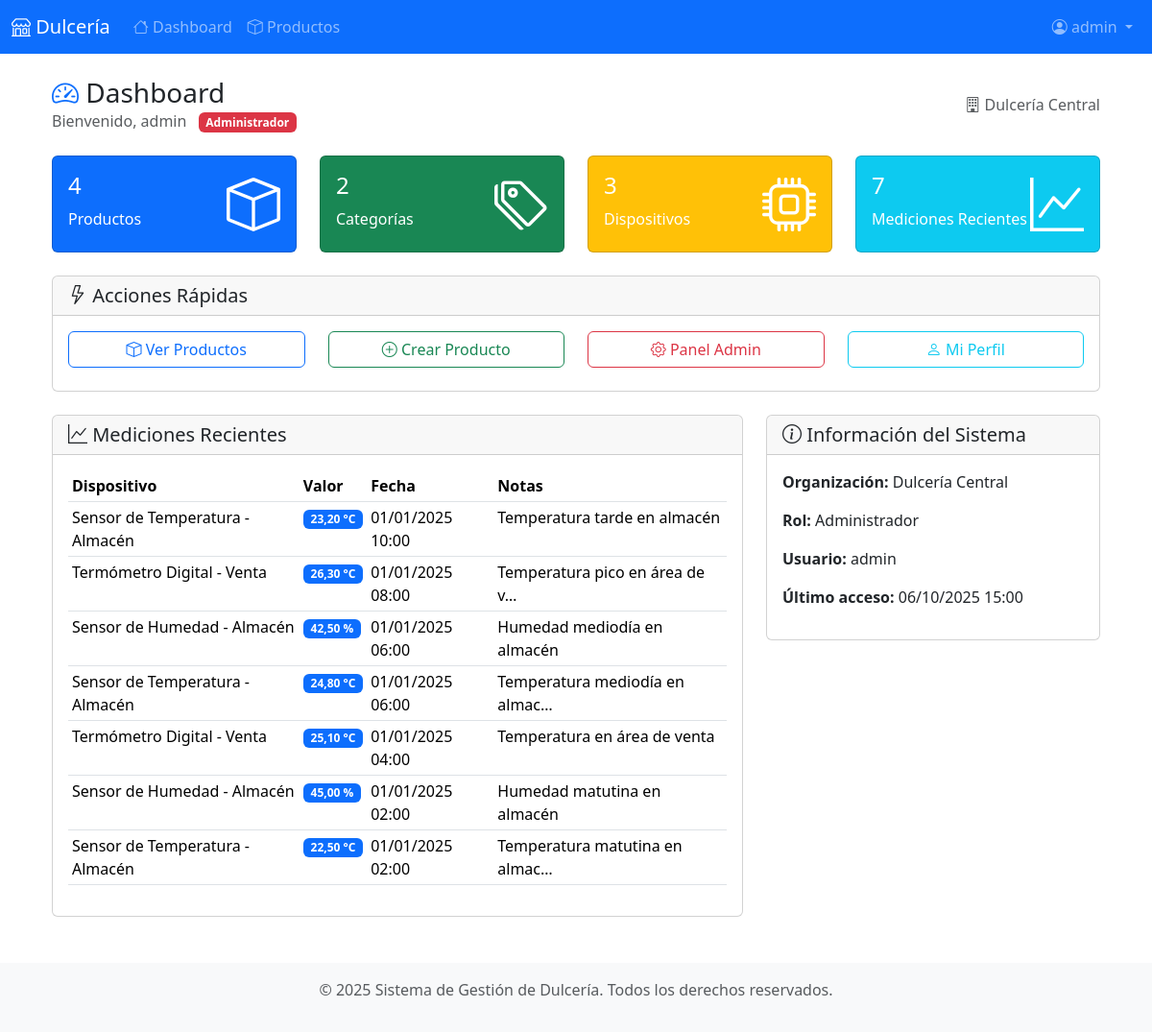
The page /dashboard/ (signed in) on the database its author committed.
### accounts/models.py (models this page shows, shortened)
class UserProfile(models.Model):
    ROLE_CHOICES = [
        ('admin', 'Administrador'),
        ('manager', 'Gerente'),
        ('employee', 'Empleado'),
        ('viewer', 'Visualizador'),
    ]
    user = models.OneToOneField(User, on_delete=models.CASCADE, verbose_name='Usuario')
    role = models.CharField(max_length=50, choices=ROLE_CHOICES, default='employee', verbose_name='Rol')
    phone = models.CharField(max_length=20, blank=True, verbose_name='Teléfono')
    created_at = models.DateTimeField(auto_now_add=True, verbose_name='Fecha de creación')
    updated_at = models.DateTimeField(auto_now=True, verbose_name='Fecha de actualización')
    organization = models.ForeignKey('organizations.Organization', on_delete=models.PROTECT, verbose_name='Organización')
    class Meta:
        verbose_name = 'Perfil de Usuario'
        verbose_name_plural = 'Perfiles de Usuario'
        ordering = ['user__username']

### organizations/models.py (models this page shows, shortened)
class Organization(models.Model):
    name = models.CharField(max_length=120, unique=True, verbose_name='Nombre')
    created_at = models.DateTimeField(auto_now_add=True, verbose_name='Fecha de creación')
    updated_at = models.DateTimeField(auto_now=True, verbose_name='Fecha de actualización')
    deleted_at = models.DateTimeField(blank=True, null=True, verbose_name='Fecha de eliminación')
    class Meta:
        verbose_name = 'Organización'
        verbose_name_plural = 'Organizaciones'
        ordering = ['name']

class Device(models.Model):
    STATUS_CHOICES = [
        ('active', 'Activo'),
        ('inactive', 'Inactivo'),
        ('maintenance', 'Mantenimiento'),
    ]
    name = models.CharField(max_length=100, verbose_name='Nombre')
    serial = models.CharField(max_length=50, unique=True, verbose_name='Número de serie')
    status = models.CharField(max_length=20, choices=STATUS_CHOICES, default='active', verbose_name='Estado')
    description = models.TextField(blank=True, verbose_name='Descripción')
    created_at = models.DateTimeField(auto_now_add=True, verbose_name='Fecha de creación')
    updated_at = models.DateTimeField(auto_now=True, verbose_name='Fecha de actualización')
    zone = models.ForeignKey(Zone, on_delete=models.CASCADE, verbose_name='Zona')
    class Meta:
        verbose_name = 'Dispositivo'
        verbose_name_plural = 'Dispositivos'
        ordering = ['name']

### production/models.py (models this page shows, shortened)
class Measurement(models.Model):
    device = models.ForeignKey('organizations.Device', on_delete=models.CASCADE, verbose_name='Dispositivo')
    value = models.DecimalField(max_digits=10, decimal_places=2, verbose_name='Valor')
    unit = models.CharField(max_length=20, default='unidad', verbose_name='Unidad')
    timestamp = models.DateTimeField(verbose_name='Fecha y hora')
    notes = models.TextField(blank=True, verbose_name='Notas')
    created_at = models.DateTimeField(auto_now_add=True, verbose_name='Fecha de creación')
    class Meta:
        verbose_name = 'Medición'
        verbose_name_plural = 'Mediciones'
        ordering = ['-timestamp']
        indexes = [
            models.Index(fields=['timestamp'], name='prod_meas_timestamp_idx'),
            models.Index(fields=['device', 'timestamp'], name='prod_meas_dev_time_idx'),
        ]

### accounts/views.py (the view, shortened to what this page needs)
# urls.py: path('dashboard/', views.dashboard, name='dashboard'),
@login_required
def dashboard(request):
    user_profile = request.user.userprofile
    user_org = user_profile.organization
    role = user_profile.role
    context = {
        'user_org': user_org,
        'user_role': role,
        'user_profile': user_profile,
    }
    if role == 'admin':
        from production.models import Product, Category
        from organizations.models import Device
        from production.models import Measurement
        context.update({
            'total_products': Product.objects.filter(is_active=True).count(),
            'total_categories': Category.objects.count(),
            'total_devices': Device.objects.count(),
            'recent_measurements': Measurement.objects.select_related('device', 'device__zone')[:10],
        })
    else:  # employee o viewer
        from production.models import Product, Category
        context.update({
            'total_products': Product.objects.filter(is_active=True).count(),
            'total_categories': Category.objects.count(),
        })
    return render(request, "accounts/dashboard.html", context)

### templates/accounts/dashboard.html (shortened to what this page needs)
{% extends "base.html" %}
{% load static %}
{% block content %}
<div class="container-fluid">
    <div class="d-flex justify-content-between align-items-center mb-4">
        <div>
            <h1 class="h3 mb-0">
                <i class="bi bi-speedometer2 text-primary"></i> Dashboard
            </h1>
            <p class="text-muted mb-0">
                Bienvenido, {{ user.get_full_name|default:user.username }}
                <span class="badge bg-{% if user_role == 'admin' %}danger{% elif user_role == 'manager' %}warning{% else %}info{% endif %} ms-2">
                    {{ user_profile.get_role_display }}
                </span>
            </p>
        </div>
        <div>
            <span class="text-muted">
                <i class="bi bi-building"></i> {{ user_org.name }}
            </span>
        </div>
    </div>
    {% if user_role == 'admin' or user_role == 'manager' %}
    <div class="row mb-4">
        <div class="col-md-3">
            <div class="card bg-primary text-white">
                <div class="card-body">
                    <div class="d-flex justify-content-between">
                        <div>
                            <h4 class="card-title">{{ total_products|default:0 }}</h4>
                            <p class="card-text">Productos</p>
                        </div>
                        <div class="align-self-center">
                            <i class="bi bi-box display-4"></i>
                        </div>
                    </div>
                </div>
            </div>
        </div>
        <div class="col-md-3">
            <div class="card bg-success text-white">
                <div class="card-body">
                    <div class="d-flex justify-content-between">
                        <div>
                            <h4 class="card-title">{{ total_categories|default:0 }}</h4>
                            <p class="card-text">Categorías</p>
                        </div>
                        <div class="align-self-center">
                            <i class="bi bi-tags display-4"></i>
                        </div>
                    </div>
                </div>
            </div>
        </div>
        {% if user_role == 'admin' or user_role == 'manager' %}
        <div class="col-md-3">
            <div class="card bg-warning text-white">
                <div class="card-body">
                    <div class="d-flex justify-content-between">
                        <div>
                            <h4 class="card-title">{{ total_devices|default:0 }}</h4>
                            <p class="card-text">Dispositivos</p>
                        </div>
                        <div class="align-self-center">
                            <i class="bi bi-cpu display-4"></i>
                        </div>
                    </div>
                </div>
            </div>
        </div>
        {% endif %}
        <div class="col-md-3">
            <div class="card bg-info text-white">
                <div class="card-body">
                    <div class="d-flex justify-content-between">
                        <div>
                            <h4 class="card-title">{{ recent_measurements|length|default:0 }}</h4>
                            <p class="card-text">Mediciones Recientes</p>
                        </div>
                        <div class="align-self-center">
                            <i class="bi bi-graph-up display-4"></i>
                        </div>
                    </div>
                </div>
            </div>
        </div>
    </div>
    {% endif %}
    <div class="row mb-4">
        <div class="col-12">
            <div class="card">
                <div class="card-header">
                    <h5 class="card-title mb-0">
                        <i class="bi bi-lightning"></i> Acciones Rápidas
                    </h5>
                </div>
                <div class="card-body">
                    <div class="row">
                        <div class="col-md-3 mb-2">
                            <a href="{% url 'products_list' %}" class="btn btn-outline-primary w-100">
                                <i class="bi bi-box"></i> Ver Productos
                            </a>
                        </div>
                        {% if user_role == 'admin' or user_role == 'manager' %}
                        <div class="col-md-3 mb-2">
                            <a href="{% url 'product_create' %}" class="btn btn-outline-success w-100">
                                <i class="bi bi-plus-circle"></i> Crear Producto
                            </a>
                        </div>
                        {% endif %}
                        {% if user_role == 'admin' %}
                        <div class="col-md-3 mb-2">
                            <a href="{% url 'admin:index' %}" class="btn btn-outline-danger w-100">
                                <i class="bi bi-gear"></i> Panel Admin
                            </a>
                        </div>
                        {% endif %}
                        <div class="col-md-3 mb-2">
                            <a href="{% url 'profile' %}" class="btn btn-outline-info w-100">
                                <i class="bi bi-person"></i> Mi Perfil
                            </a>
                        </div>
                    </div>
                </div>
            </div>
        </div>
    </div>
    {% if user_role == 'admin' or user_role == 'manager' %}
    {% if recent_measurements %}
    <div class="row">
        <div class="col-md-8">
            <div class="card">
                <div class="card-header">
                    <h5 class="card-title mb-0">
                        <i class="bi bi-graph-up"></i> Mediciones Recientes
                    </h5>
                </div>
                <div class="card-body">
                    <div class="table-responsive">
                        <table class="table table-sm">
                            <thead>
                                <tr>
                                    <th>Dispositivo</th>
                                    <th>Valor</th>
                                    <th>Fecha</th>
                                    <th>Notas</th>
                                </tr>
                            </thead>
                            <tbody>
                                {% for measurement in recent_measurements %}
                                <tr>
                                    <td>{{ measurement.device.name }}</td>
                                    <td>
                                        <span class="badge bg-primary">
                                            {{ measurement.value }} {{ measurement.unit }}
                                        </span>
                                    </td>
                                    <td>{{ measurement.timestamp|date:"d/m/Y H:i" }}</td>
                                    <td>{{ measurement.notes|truncatechars:30 }}</td>
                                </tr>
                                {% endfor %}
                            </tbody>
                        </table>
                    </div>
                </div>
            </div>
        </div>
        <div class="col-md-4">
            <div class="card">
                <div class="card-header">
                    <h5 class="card-title mb-0">
                        <i class="bi bi-info-circle"></i> Información del Sistema
                    </h5>
                </div>
                <div class="card-body">
                    <p><strong>Organización:</strong> {{ user_org.name }}</p>
                    <p><strong>Rol:</strong> {{ user_profile.get_role_display }}</p>
                    <p><strong>Usuario:</strong> {{ user.username }}</p>
                    <p><strong>Último acceso:</strong> {{ user.last_login|date:"d/m/Y H:i" }}</p>
                </div>
            </div>
        </div>
    </div>
    {% endif %}
    {% endif %}
</div>
{% endblock %}

### templates/base.html (shortened to what this page needs)
<!DOCTYPE html>
<html lang="es">
<head>
    <link href="https://cdn.jsdelivr.net/npm/bootstrap@5.3.3/dist/css/bootstrap.min.css" rel="stylesheet" />
    <link href="https://cdn.jsdelivr.net/npm/bootstrap-icons@1.11.0/font/bootstrap-icons.css" rel="stylesheet" />
</head>
<body>
    <nav class="navbar navbar-expand-lg navbar-dark bg-primary">
        <div class="container-fluid">
            <a class="navbar-brand" href="{% url 'dashboard' %}">
                <i class="bi bi-shop"></i> Dulcería
            </a>
            <div class="collapse navbar-collapse" id="navbarNav">
                <ul class="navbar-nav me-auto">
                    {% if user.is_authenticated %}
                        <li class="nav-item">
                            <a class="nav-link" href="{% url 'dashboard' %}">
                                <i class="bi bi-house"></i> Dashboard
                            </a>
                        </li>
                        <li class="nav-item">
                            <a class="nav-link" href="{% url 'products_list' %}">
                                <i class="bi bi-box"></i> Productos
                            </a>
                        </li>
                    {% endif %}
                </ul>
                <ul class="navbar-nav">
                    {% if user.is_authenticated %}
                        <li class="nav-item dropdown">
                            <a class="nav-link dropdown-toggle" href="#" role="button" data-bs-toggle="dropdown">
                                <i class="bi bi-person-circle"></i> {{ user.username }}
                            </a>
                        </li>
                    {% else %}
                        <li class="nav-item">
                            <a class="nav-link" href="{% url 'login' %}">
                                <i class="bi bi-box-arrow-in-right"></i> Entrar
                            </a>
                        </li>
                    {% endif %}
                </ul>
            </div>
        </div>
    </nav>
    <main class="container my-4">
        {% block content %}
        {% endblock %}
    </main>
    <footer class="bg-light text-center text-muted py-3 mt-5">
        <div class="container">
            <p>&copy; 2025 Sistema de Gestión de Dulcería. Todos los derechos reservados.</p>
        </div>
    </footer>
</body>
</html>

### rows shown on the page
UserProfile: role "Administrador"
Organization: name "Dulcería Central"
Measurement: device.name "Sensor de Temperatura - Almacén", value "23,20", unit "°C", timestamp "01/01/2025 10:00", notes "Temperatura tarde en almacén"
Measurement: device.name "Termómetro Digital - Venta", value "26,30", unit "°C", timestamp "01/01/2025 08:00", notes "Temperatura pico en área de v…"
Measurement: device.name "Sensor de Humedad - Almacén", value "42,50", unit "%", timestamp "01/01/2025 06:00", notes "Humedad mediodía en almacén"
Measurement: device.name "Sensor de Temperatura - Almacén", value "24,80", unit "°C", timestamp "01/01/2025 06:00", notes "Temperatura mediodía en almac…"
Measurement: device.name "Termómetro Digital - Venta", value "25,10", unit "°C", timestamp "01/01/2025 04:00", notes "Temperatura en área de venta"
Measurement: device.name "Sensor de Humedad - Almacén", value "45,00", unit "%", timestamp "01/01/2025 02:00", notes "Humedad matutina en almacén"
Measurement: device.name "Sensor de Temperatura - Almacén", value "22,50", unit "°C", timestamp "01/01/2025 02:00", notes "Temperatura matutina en almac…"

### other values the page prints
{{ user.username }} "admin"
{{ user.get_full_name|default:user.username }} "admin"
{{ total_products|default:0 }} "4"
{{ total_categories|default:0 }} "2"
{{ total_devices|default:0 }} "3"
{{ recent_measurements|length|default:0 }} "7"
{{ user.last_login|date:"d/m/Y H:i" }} "06/10/2025 15:00"
